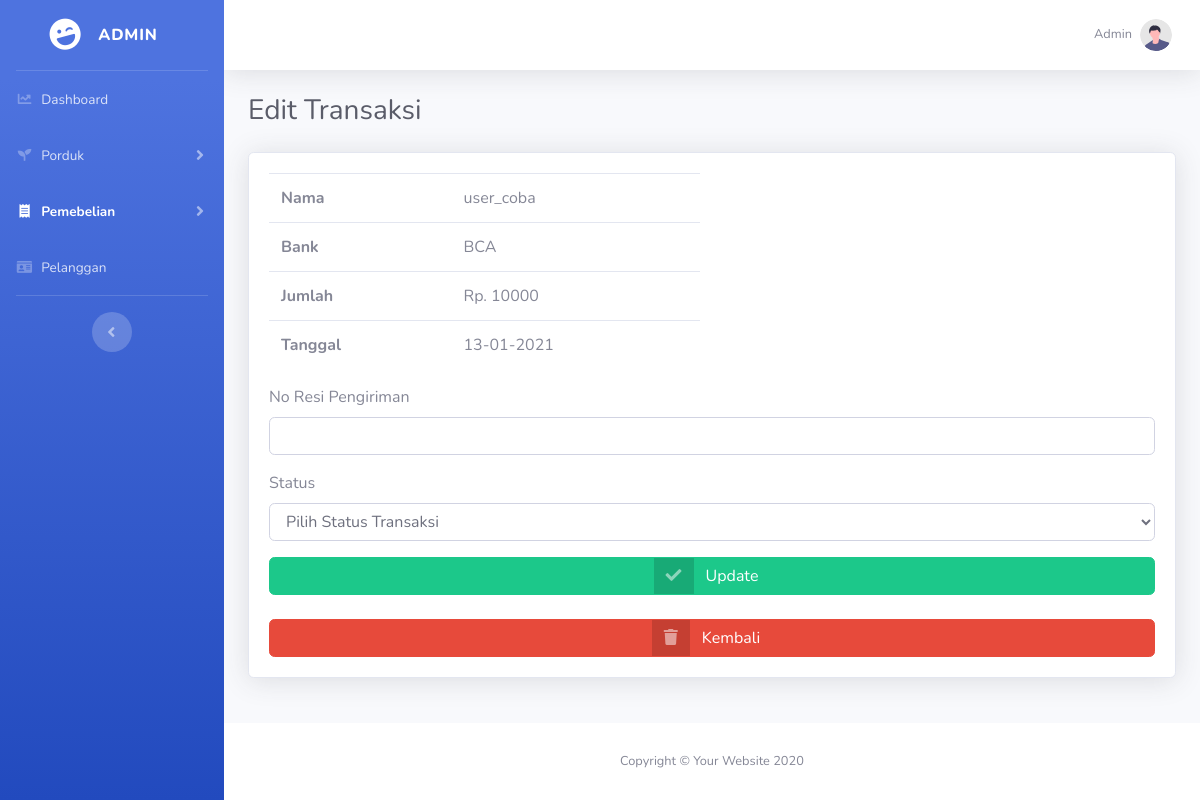
The app's page /admin/edit_status_pembelian.php?id=1 with its own data.
### tables this page shows
CREATE TABLE `pembayaran` (
  `id_pembayaran` int(5) NOT NULL,
  `id_pembelian` int(5) NOT NULL,
  `nama` varchar(50) NOT NULL,
  `bank` varchar(30) NOT NULL,
  `jumlah` varchar(15) NOT NULL,
  `tanggal` date NOT NULL,
  `bukti` varchar(100) NOT NULL
);

### admin/edit_status_pembelian.php (the view, shortened to what this page needs)
<?php include '../koneksi1.php';?>
<?php
$id_pembelian = $_GET['id'];
$ambil = $koneksi1->query("SELECT * FROM pembayaran WHERE id_pembelian='$id_pembelian'");
$detail = $ambil->fetch_assoc();
$tanggal = $detail['tanggal'];
?>
<!DOCTYPE html>
<html lang="en">
<head>
</head>
<body id="page-top">
    <div id="wrapper">
    <?php include('sidebar/sidebar_pembelian.php');?>
        <div id="content-wrapper" class="d-flex flex-column">
        <?php include('topbar.php');?>
            <div id="content">
<div class="container-fluid">
<div class="d-sm-flex align-items-center justify-content-between mb-4">
    <h1 class="h3 mb-0 text-gray-800">Edit Transaksi</h1>
</div>
<div class="card shadow">
    <div class="card-body">
        <div class="row">
            <div class="col-md-6">
            <table class="table">
                <tr>
                    <th>Nama</th>
                    <td><?php echo $detail['nama']?></td>
                </tr>
                <tr>
                    <th>Bank</th>
                    <td><?php echo $detail['bank']?></td>
                </tr>
                <tr>
                    <th>Jumlah</th>
                    <td>Rp. <?php echo $detail['jumlah']?></td>
                </tr>
                <tr>
                    <th>Tanggal</th>
                    <td><?php echo date('d-m-Y',strtotime($tanggal)); ?></td>
                </tr>
            </table>
        </div>
            <div class="col-md-6">
            </div>
    </div>
        <form method="post">
            <div class="form-group">
                <label>No Resi Pengiriman</label>
                <input type="text" class="form-control" name="resi">
            </div>
            <div class="form-group">
                <label for="transaction_status">Status</label>
                <select class="form-control" name="status">
                    <option value="">
                         Pilih Status Transaksi
                    </option>
                </select>
            </div>
            <button type="submit" class="btn btn-success btn-icon-split btn-block" name="proses">
            <span class="icon text-white-50">
                <i class="fas fa-check"></i>
            </span>
            <span class="text">Update</span>
            </button> <br> <br>
            <a href="pembelian.php" class="btn btn-danger btn-icon-split btn-block">
                <span class="icon text-white-50">
                    <i class="fas fa-trash"></i>
                </span>
                <span class="text">Kembali</span>
           </a>
        </form>
    </div>
</div>
</div>
</div>
    <?php include('footer.php');?>
</div>
    </div>
</body>
</html>

### records on screen
pembayaran: nama "user_coba", bank "BCA", jumlah "10000", tanggal "13-01-2021"
